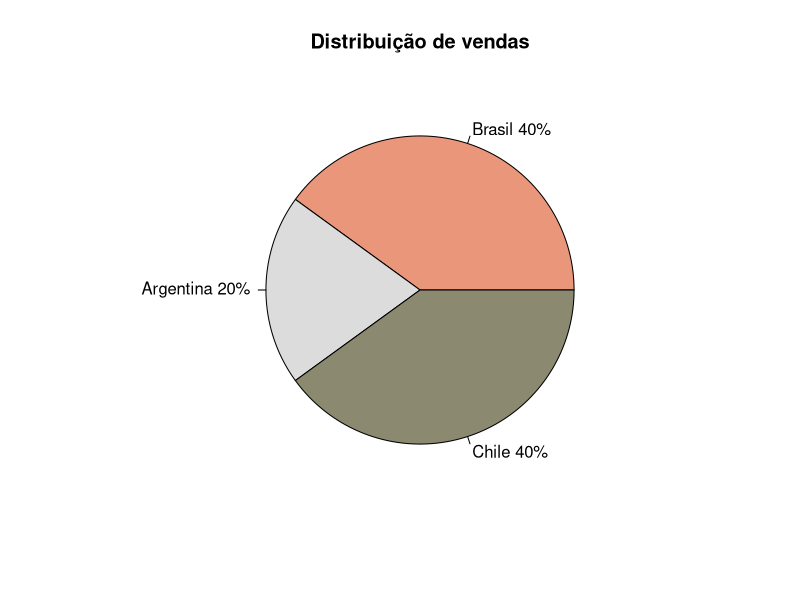
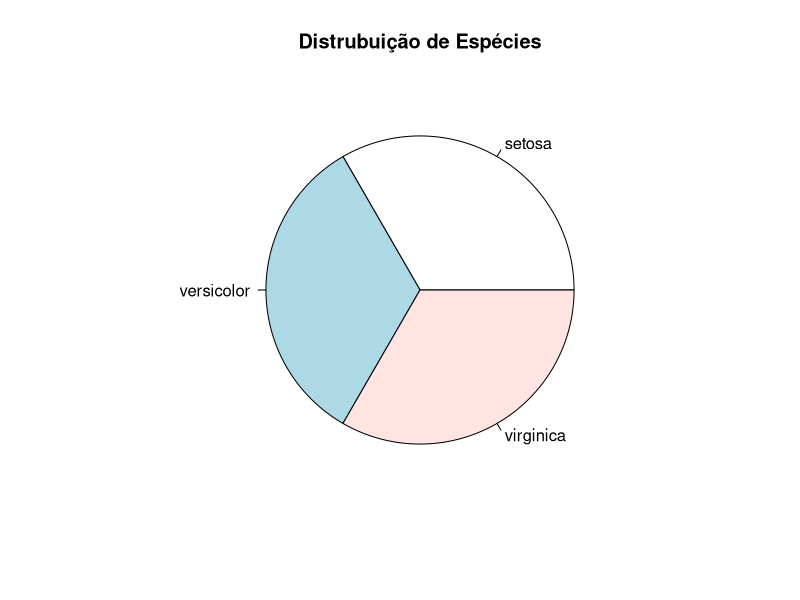
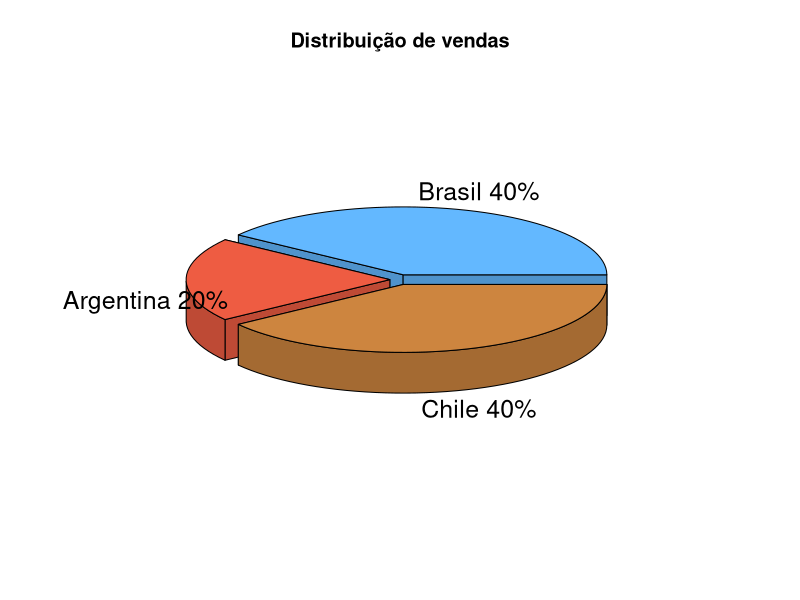

Reproduce these figures in R, in order.
# Graficos de pizza

?pie

# criando as fatias
fatias = c(40, 20,40)

# Nomeando paises
paises = c('Brasil','Argentina','Chile')

# unindo paises e fatias
paises = paste(paises,fatias) # paste une 2 vetores por sua ordem

# para especificar os label futuramente
paises = paste(paises, "%", sep='')
colors()

# Construindo um grafico
pie(fatias, labels = paises,
    col = c('darksalmon','gainsboro','lemonchiffon4'),
    main = 'Distribuição de vendas')

# Trabalhando com dataframes
?iris
attach(iris)
Values = table(Species)
labels = paste(names(Values))
pie(Values, labels = labels, main = 'Distrubuição de Espécies')

# 3D

library(plotrix)
pie3D(fatias, labels =paises, explode = 0.05, col=c('steelblue1','tomato2','tan3'), 
      main='Distribuição de vendas')
